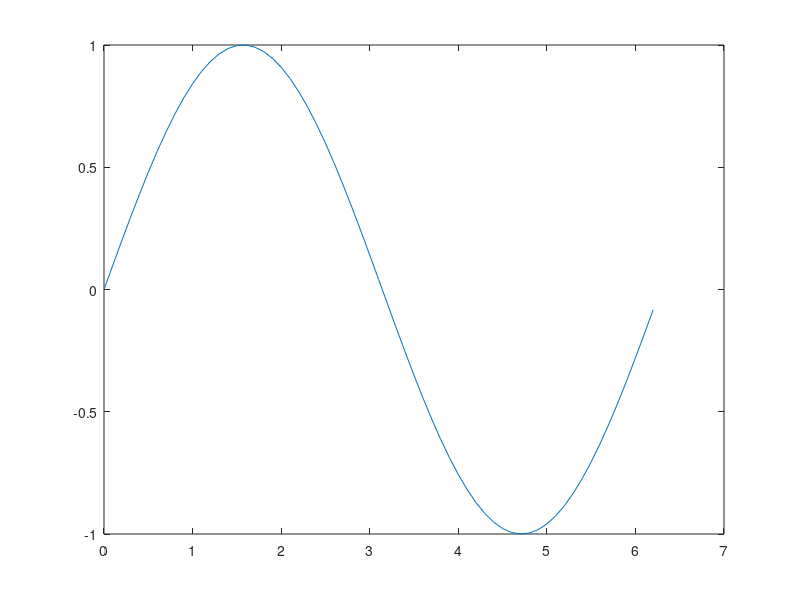
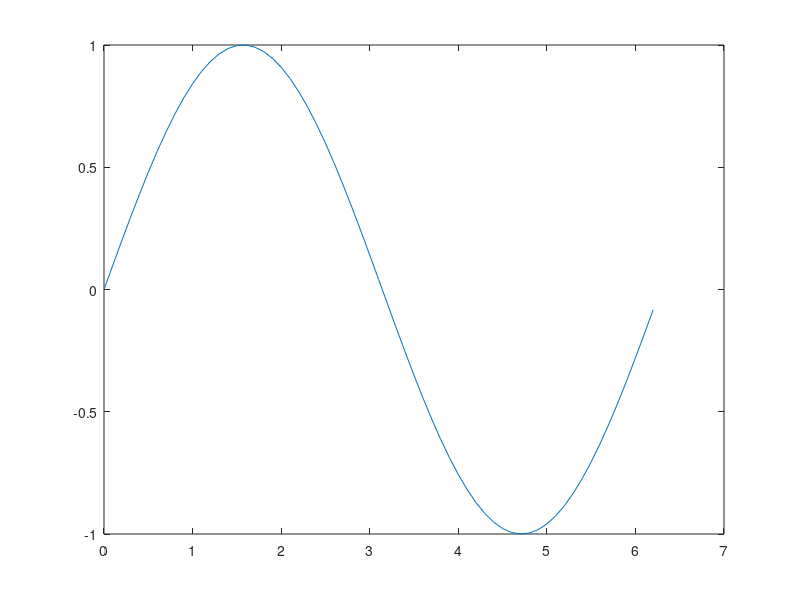

Write MATLAB code to recreate these figures, in order.
x = 0:0.1:2*pi();
y = sin( x );
plot(x,y);
%print -dpng test.png;
saveas( gcf(), 'out\test.fig', 'fig' );
saveas( gcf(), 'out\test.png', 'png' );
exit()